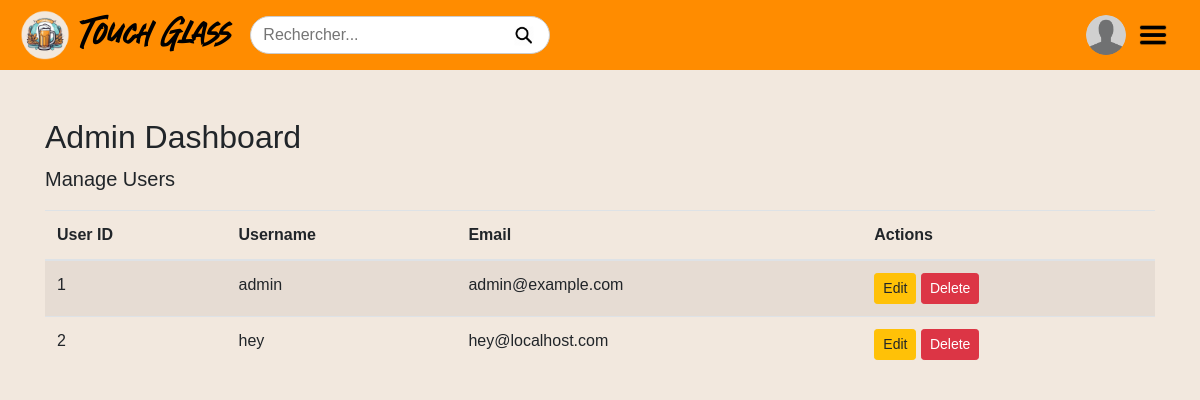
The app's page /admin_dashboard (signed in), older data.
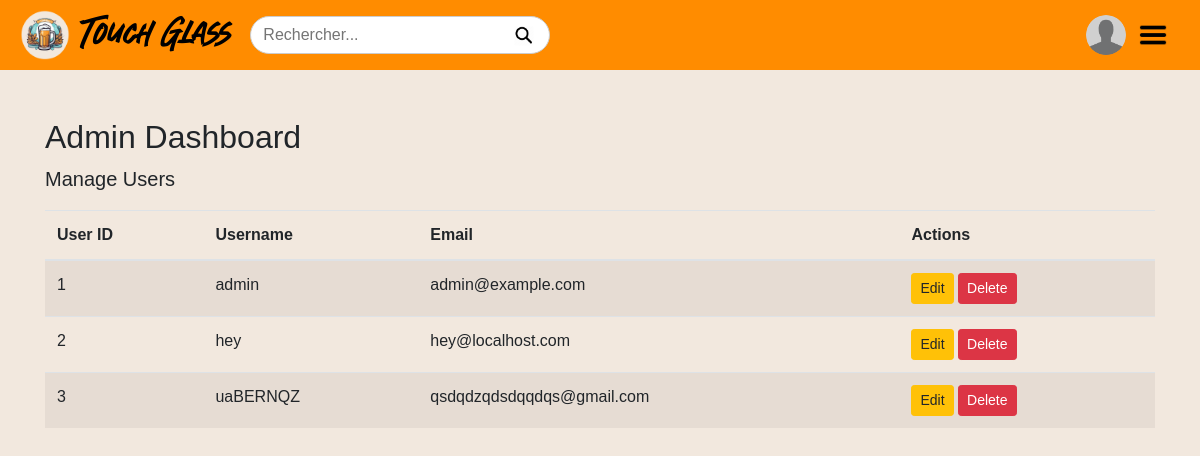
The same page, newer data.
### app/models/user.py (models this page shows, shortened)
class User(db.Model):
    __tablename__ = "users"
    user_id = db.Column(db.Integer, primary_key=True)
    user_name = db.Column(db.String(100), nullable=False)
    name = db.Column(db.String(100), nullable=False)
    surname = db.Column(db.String(100), nullable=False)
    ddn = db.Column(db.DateTime, nullable=False)
    email = db.Column(db.String(120), unique=True, nullable=False)
    sex = db.Column(db.String(10), nullable=False)
    password = db.Column(db.String(128), nullable=False)
    is_admin = db.Column(db.Boolean, default=False)  # Added is_admin attribute
    created_at = db.Column(db.DateTime, default=func.now())
    updated_at = db.Column(db.DateTime, default=func.now(), onupdate=func.now())
    preferences = db.relationship(
        "Preferences", backref="user", lazy=True
    )  # Establishing a many-to-many relationship with the friendship association table
    friends = relationship(
        "User",
        secondary=friendship_association,  # The association table we created
        primaryjoin=user_id
        == friendship_association.c.user_id,  # Link where the user's `user_id` matches
        secondaryjoin=user_id
        == friendship_association.c.friend_id,  # Link where the friend's `user_id` matches
        backref="friend_of",  # Allows reverse lookup (who has the user as a friend)
        lazy="dynamic",  # Allows us to add a filter later
    )

### app/views.py (the view)
@register_views.route("/admin_dashboard")
def admin_dashboard():
    if "user_id" not in session or not session.get("is_admin"):
        flash("You need admin access to view this page.")
        return redirect(url_for("views.login"))  # Fixed reference to views.login
    users = User.query.all()
    return render_template("admin_dashboard.html", users=users)

### app/templates/admin_dashboard.html (shortened to what this page needs)
<!doctype html>
<html lang="en">
  <head>
    <link
      rel="stylesheet"
      href="https://maxcdn.bootstrapcdn.com/bootstrap/4.5.2/css/bootstrap.min.css"
    />
  </head>
  <body>
    {% include "header.html" %}
    <div class="container">
      <h2 class="mt-5">Admin Dashboard</h2>
      <p class="lead">Manage Users</p>
      <table class="table table-striped">
        <thead>
          <tr>
            <th>User ID</th>
            <th>Username</th>
            <th>Email</th>
            <th>Actions</th>
          </tr>
        </thead>
        <tbody>
          {% for user in users %}
          <tr>
            <td>{{ user.user_id }}</td>
            <td>{{ user.user_name }}</td>
            <td>{{ user.email }}</td>
            <td>
              <a
                href="{{ url_for('views.modify_user', user_id=user.user_id) }}"
                class="btn btn-warning btn-sm"
                >Edit</a
              >
              <form
                action="{{ url_for('views.delete_user', user_id=user.user_id) }}"
                method="POST"
                style="display: inline"
              >
                <button
                  type="submit"
                  class="btn btn-danger btn-sm"
                  onclick="return confirm('Are you sure you want to delete this user?')"
                >
                  Delete
                </button>
              </form>
            </td>
          </tr>
          {% endfor %}
        </tbody>
      </table>
    </div>
  </body>
</html>

Row changes from the older to the newer data that the page shows:
added User: user_id "3", user_name "uaBERNQZ", email "qsdqdzqdsdqqdqs@gmail.com"
